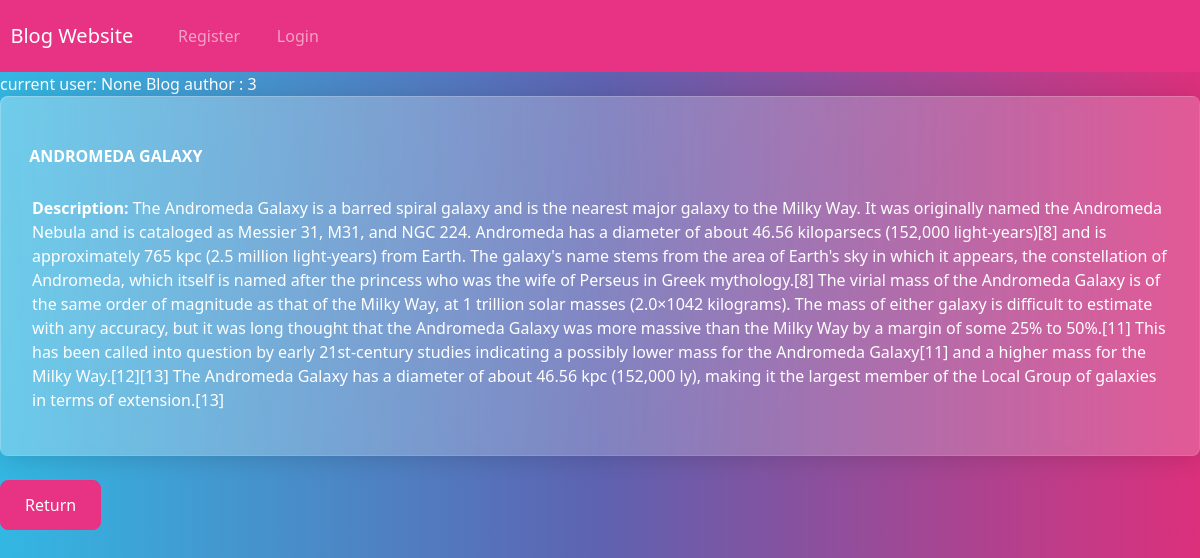
The app's page /single_blog_view/11/ with its own data.
### blogwebsite/models.py (models this page shows, shortened)
class Blog(models.Model):
    user = models.ForeignKey(User, on_delete = models.SET_NULL, null = True, blank = True)
    title = models.CharField(max_length = 100,default = False)
    description = models.TextField(default = False)

### blogwebsite/views.py (the view)
# urls.py: path('single_blog_view/<pk>/',single_blog_view,name='single_blog_view'),
def single_blog_view(request,pk):
    queryset = Blog.objects.get(id = pk)
    context = {'data': queryset}
    return render(request,'single_blog_view.html',context)

### blogwebsite/templates/single_blog_view.html (shortened to what this page needs)
{% extends 'base.html' %}
{% block content %}
current user: {{user.id}}
Blog author : {{data.user.id}}
<div class='card'>
    <strong>
        <br>
        {{data.title|upper}}
    </strong>
    <div class="card-body">
        <p> <strong>  Description: </strong> {{data.description}} </p>
    </div>
</div>
<br>
<a href="{% url 'index' %}" class="btn btn-primary">Return</a>
{% endblock %}

### records on screen
Blog: user.id "3", title "ANDROMEDA GALAXY", description "The Andromeda Galaxy is a barred spiral galaxy and is the nearest major galaxy to the Milky Way. It was originally named the Andromeda Nebula and is cataloged as Messier 31, M31, and NGC 224. Andromeda has a diameter of about 46.56 kiloparsecs (152,000 light-years)[8] and is approximately 765 kpc (2.5 million light-years) from Earth. The galaxy's name stems from the area of Earth's sky in which it appears, the constellation of Andromeda, which itself is named after the princess who was the wife of Perseus in Greek mythology.[8] The virial mass of the Andromeda Galaxy is of the same order of magnitude as that of the Milky Way, at 1 trillion solar masses (2.0×1042 kilograms). The mass of…"

### other values on screen
{{ user.id }} "None"
